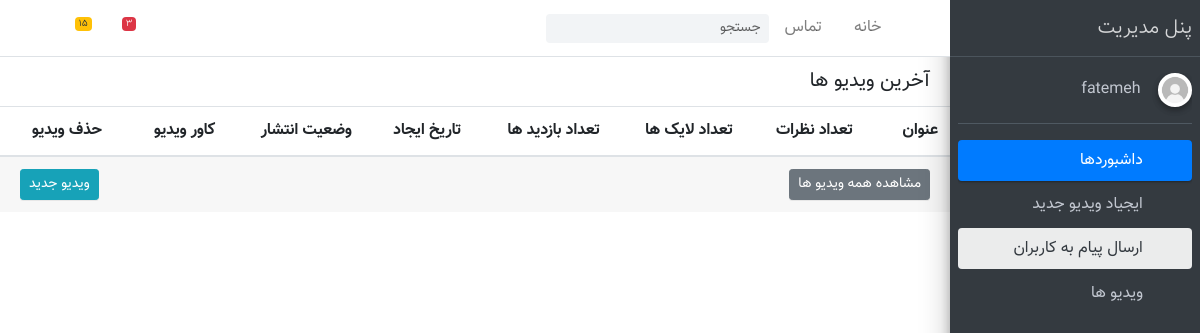
/admin_panel/ (signed in), run on the app's committed database.
### Acount_app/models.py (models this page shows, shortened)
class User(AbstractBaseUser):
    email = models.EmailField(
        verbose_name='ایمیل',
        max_length=255,
        unique=True,
    )
    username = models.CharField(max_length=100, verbose_name="نام کاربری")
    phone_number = models.CharField(max_length=15, blank=True, null=True, verbose_name="شماره تلفن")
    image = models.FileField(upload_to="user/image", default="defult/index.jpg", blank=True, null=True,
                             verbose_name="تصویر پروفایل")
    is_teacher = models.BooleanField(default=False, verbose_name="مدرس هست یا خیر؟")
    is_active = models.BooleanField(default=True, verbose_name="کاربر فعال هست یا خیر؟")
    is_admin = models.BooleanField(default=False, verbose_name="کاربر ادمین هست یا خیر؟")
    full_name = models.CharField(max_length=50, verbose_name="نام و نام خانوادگی")
    special_user = models.DateTimeField(default=timezone.now(), verbose_name="کاربر خاص تا زمان:")
    class Meta:
        verbose_name_plural = "حساب های کاربری"
        verbose_name = "حساب کاربری"
    objects = MyUserManager()
    USERNAME_FIELD = 'email'

### AdminPanel_app/views.py (the view)
# urls.py: path("",views.AdminPanelView.as_view(),name="admin_panel"),
class AdminPanelView(ActiveTeacher,ListView):
    template_name = "AdminPanel_app/index.html"
    model = VideoTutorial
    def get_queryset(self):
        v=super().get_queryset()
        if self.request.user.is_admin:
            return v.all()
        else:
            return v.filter(teacher__user=self.request.user)

### AdminPanel_app/mixins.py (called while the page is built)
    def dispatch(self,request,*args,**kwargs):
        if request.user.is_authenticated:
            user = request.user
            teacher = Techer.objects.get(user=user)
            if teacher.is_active == True:
                return super().dispatch(request,*args,**kwargs)
            else:
                return redirect("Home:Home")
        return redirect("Home:Home")

### context_processor/context_processor.py (called while the page is built)
def categorydata(request):
    context=Category.objects.all()
    return {
        "category":context
    }

def check_activ_teacher(request):
    if request.user.is_authenticated:
        user=request.user
        teacher=Techer.objects.filter(user=user,is_active=True).exists()
        if teacher:
            return {"is_teacher":True}
        return {"is_teacher":False}
    return {"is_teacher": False}

### AdminPanel_app/templates/AdminPanel_app/index.html (shortened to what this page needs)
{% load static %}
<!DOCTYPE html>
<html lang="en" dir="rtl">
<head>
    <link rel="stylesheet" href="{% static "AdminPanel_app/plugins/font-awesome/css/font-awesome.min.css" %}">
    <link rel="stylesheet" href="{% static "AdminPanel_app/dist/css/adminlte.min.css" %}">
    <link rel="stylesheet" href="{% static "AdminPanel_app/dist/css/bootstrap-rtl.min.css" %}">
    <link rel="stylesheet" href="{% static "AdminPanel_app/dist/css/custom-style.css" %}">
</head>
<body class="hold-transition sidebar-mini">
<div class="wrapper">
    <nav class="main-header navbar navbar-expand bg-white navbar-light border-bottom">
        <ul class="navbar-nav">
            <li class="nav-item">
                <a class="nav-link" data-widget="pushmenu" href="#"><i class="fa fa-bars"></i></a>
            </li>
            <li class="nav-item d-none d-sm-inline-block">
                <a href="{% url "Home:Home" %}" class="nav-link">خانه</a>
            </li>
            <li class="nav-item d-none d-sm-inline-block">
                <a href="#" class="nav-link">تماس</a>
            </li>
        </ul>
        <form class="form-inline ml-3">
            <div class="input-group input-group-sm">
                <input class="form-control form-control-navbar" type="search" placeholder="جستجو" aria-label="Search">
                <div class="input-group-append">
                    <button class="btn btn-navbar" type="submit">
                        <i class="fa fa-search"></i>
                    </button>
                </div>
            </div>
        </form>
        <ul class="navbar-nav mr-auto">
            <li class="nav-item dropdown">
                <a class="nav-link" data-toggle="dropdown" href="#">
                    <i class="fa fa-comments-o"></i>
                    <span class="badge badge-danger navbar-badge">3</span>
                </a>
            </li>
            <li class="nav-item dropdown">
                <a class="nav-link" data-toggle="dropdown" href="#">
                    <span class="badge badge-warning navbar-badge">15</span>
                </a>
            </li>
            <li class="nav-item">
                <a class="nav-link" data-widget="control-sidebar" data-slide="true" href="#"><i
                        class="fa fa-th-large"></i></a>
            </li>
        </ul>
    </nav>
    <aside class="main-sidebar sidebar-dark-primary elevation-4">
        <a href="" class="brand-link">
            <span class="brand-text font-weight-light">پنل مدیریت</span>
        </a>
        <div class="sidebar">
            <div>
                <div class="user-panel mt-3 pb-3 mb-3 d-flex">
                    <div class="image">
                        <img src="{{ request.user.image.url }}"
                             class="img-circle elevation-2" alt="User Image">
                    </div>
                    {% if request.user.name %}
                        <div class="info">
                            <a href="" class="d-block">{{ request.user.full_name }}</a>
                        </div>
                    {% else %}
                        <div class="info">
                            <a href="" class="d-block">{{ request.user.username }}</a>
                        </div>
                    {% endif %}
                </div>
                <nav class="mt-2">
                    <ul class="nav nav-pills nav-sidebar flex-column" data-widget="treeview" role="menu"
                        data-accordion="false">
                        <li class="nav-item has-treeview menu-open">
                            <a href="#" class="nav-link active">
                                <i class="nav-icon fa fa-dashboard"></i>
                                <p>
                                    داشبوردها
                                    <i class="right fa fa-angle-left"></i>
                                </p>
                            </a>
                            <ul class="nav nav-treeview">
                                <li class="nav-item">
                                    <a href="{% url "AdminPanel_app:create_video" %}" class="nav-link">
                                        <i class="fa fa-circle-o nav-icon"></i>
                                        <p>ایجیاد ویدیو جدید</p>
                                    </a>
                                </li>
                                <li class="nav-item">
                                    <a href="{% url "AdminPanel_app:message" %}" class="nav-link active">
                                        <i class="fa fa-circle-o nav-icon"></i>
                                        <p>ارسال پیام به کاربران</p>
                                    </a>
                                </li>
                                <li class="nav-item">
                                    <a href="{% url "AdminPanel_app:admin_panel" %}" class="nav-link">
                                        <i class="fa fa-circle-o nav-icon"></i>
                                        <p>ویدیو ها</p>
                                    </a>
                                </li>
                            </ul>
                        </li>
                    </ul>
                </nav>
            </div>
        </div>
    </aside>
    <div class="main-header">
        <div>
            <div>
                <div class="card-header border-transparent">
                    <h3 class="card-title">آخرین ویدیو ها</h3>
                    <div class="card-tools">
                        <button type="button" class="btn btn-tool" data-widget="collapse">
                            <i class="fa fa-minus"></i>
                        </button>
                        <button type="button" class="btn btn-tool" data-widget="remove">
                            <i class="fa fa-times"></i>
                        </button>
                    </div>
                </div>
                <div class="card-body p-0">
                    <div class="table-responsive">
                        <table class="table m-0">
                            <thead>
                            <tr>
                                <th>عنوان</th>
                                <th>تعداد نظرات</th>
                                <th>تعداد لایک ها</th>
                                <th>تعداد بازدید ها</th>
                                <th>تاریخ ایجاد</th>
                                <th>وضعیت انتشار</th>
                                <th>کاور ویدیو</th>
                                <th>حذف ویدیو</th>
                            </tr>
                            </thead>
                        </table>
                    </div>
                </div>
                <div class="card-footer clearfix">
                    <a href="{% url "AdminPanel_app:create_video" %}"
                       class="btn btn-sm btn-info float-left">ویدیو جدید</a>
                    <a href="javascript:void(0)" class="btn btn-sm btn-secondary float-right">مشاهده همه ویدیو ها</a>
                </div>
            </div>
        </div>
    </div>
</div>
</body>
</html>

### data on the page
User: user.image (picture), user.username "fatemeh"
